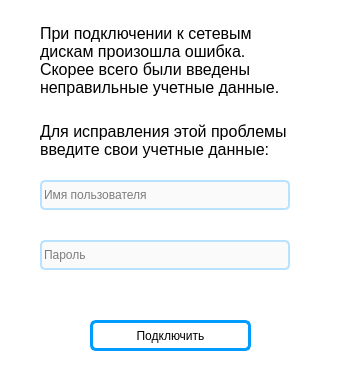
<?xml version="1.0" encoding="UTF-8"?>
<ui version="4.0">
 <class>Dialog</class>
 <widget class="QDialog" name="Dialog">
  <property name="geometry">
   <rect>
    <x>0</x>
    <y>0</y>
    <width>340</width>
    <height>380</height>
   </rect>
  </property>
  <property name="minimumSize">
   <size>
    <width>340</width>
    <height>380</height>
   </size>
  </property>
  <property name="maximumSize">
   <size>
    <width>340</width>
    <height>380</height>
   </size>
  </property>
  <property name="windowTitle">
   <string>Dialog</string>
  </property>
  <property name="styleSheet">
   <string notr="true">QWidget{
background-color: rgb(255, 255, 255);
}
QLineEdit{
border:2px solid #B8E2FF;
border-radius:5px;
background-color: rgb(250, 250, 250);
}
QLineEdit:focus{
border:3px solid rgb(0,157,255);
border-radius:5px;
}</string>
  </property>
  <widget class="QLineEdit" name="lineEdit">
   <property name="geometry">
    <rect>
     <x>40</x>
     <y>180</y>
     <width>250</width>
     <height>30</height>
    </rect>
   </property>
   <property name="minimumSize">
    <size>
     <width>100</width>
     <height>30</height>
    </size>
   </property>
   <property name="maximumSize">
    <size>
     <width>250</width>
     <height>16777215</height>
    </size>
   </property>
   <property name="placeholderText">
    <string>Имя пользователя</string>
   </property>
  </widget>
  <widget class="QLineEdit" name="lineEdit_2">
   <property name="geometry">
    <rect>
     <x>40</x>
     <y>240</y>
     <width>250</width>
     <height>30</height>
    </rect>
   </property>
   <property name="minimumSize">
    <size>
     <width>100</width>
     <height>30</height>
    </size>
   </property>
   <property name="maximumSize">
    <size>
     <width>250</width>
     <height>16777215</height>
    </size>
   </property>
   <property name="placeholderText">
    <string>Пароль</string>
   </property>
  </widget>
  <widget class="QLabel" name="label">
   <property name="geometry">
    <rect>
     <x>40</x>
     <y>20</y>
     <width>251</width>
     <height>81</height>
    </rect>
   </property>
   <property name="font">
    <font>
     <pointsize>12</pointsize>
    </font>
   </property>
   <property name="layoutDirection">
    <enum>Qt::LeftToRight</enum>
   </property>
   <property name="text">
    <string>При подключении к сетевым дискам произошла ошибка. Скорее всего были введены неправильные учетные данные.</string>
   </property>
   <property name="scaledContents">
    <bool>false</bool>
   </property>
   <property name="alignment">
    <set>Qt::AlignLeading|Qt::AlignLeft|Qt::AlignVCenter</set>
   </property>
   <property name="wordWrap">
    <bool>true</bool>
   </property>
  </widget>
  <widget class="QPushButton" name="pushButton">
   <property name="geometry">
    <rect>
     <x>90</x>
     <y>320</y>
     <width>161</width>
     <height>31</height>
    </rect>
   </property>
   <property name="styleSheet">
    <string notr="true">QPushButton{
border:3px solid rgb(0,157,255);
border-radius:6px;
}
QPushButton:hover:!pressed{
border:3px solid  rgb(175,0,0);
}</string>
   </property>
   <property name="text">
    <string>Подключить</string>
   </property>
  </widget>
  <widget class="QLabel" name="label_2">
   <property name="geometry">
    <rect>
     <x>40</x>
     <y>120</y>
     <width>251</width>
     <height>41</height>
    </rect>
   </property>
   <property name="font">
    <font>
     <pointsize>12</pointsize>
    </font>
   </property>
   <property name="text">
    <string>Для исправления этой проблемы введите свои учетные данные:</string>
   </property>
   <property name="wordWrap">
    <bool>true</bool>
   </property>
  </widget>
 </widget>
 <resources/>
 <connections/>
</ui>
